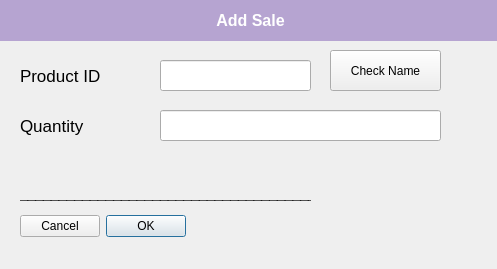
<?xml version="1.0" encoding="UTF-8"?>
<ui version="4.0">
 <class>CreateProduct</class>
 <widget class="QDialog" name="CreateProduct">
  <property name="geometry">
   <rect>
    <x>0</x>
    <y>0</y>
    <width>497</width>
    <height>269</height>
   </rect>
  </property>
  <property name="windowTitle">
   <string>Dialog</string>
  </property>
  <widget class="QDialogButtonBox" name="buttonBox">
   <property name="geometry">
    <rect>
     <x>20</x>
     <y>210</y>
     <width>471</width>
     <height>32</height>
    </rect>
   </property>
   <property name="layoutDirection">
    <enum>Qt::RightToLeft</enum>
   </property>
   <property name="orientation">
    <enum>Qt::Horizontal</enum>
   </property>
   <property name="standardButtons">
    <set>QDialogButtonBox::Cancel|QDialogButtonBox::Ok</set>
   </property>
   <property name="centerButtons">
    <bool>false</bool>
   </property>
  </widget>
  <widget class="QLineEdit" name="ProductID">
   <property name="geometry">
    <rect>
     <x>160</x>
     <y>60</y>
     <width>151</width>
     <height>31</height>
    </rect>
   </property>
  </widget>
  <widget class="QLabel" name="label">
   <property name="geometry">
    <rect>
     <x>20</x>
     <y>60</y>
     <width>141</width>
     <height>31</height>
    </rect>
   </property>
   <property name="font">
    <font>
     <family>MS Sans Serif</family>
     <pointsize>13</pointsize>
     <weight>50</weight>
     <bold>false</bold>
    </font>
   </property>
   <property name="layoutDirection">
    <enum>Qt::LeftToRight</enum>
   </property>
   <property name="styleSheet">
    <string notr="true"/>
   </property>
   <property name="text">
    <string>Product ID</string>
   </property>
   <property name="alignment">
    <set>Qt::AlignLeading|Qt::AlignLeft|Qt::AlignVCenter</set>
   </property>
   <property name="wordWrap">
    <bool>true</bool>
   </property>
  </widget>
  <widget class="QLineEdit" name="Quantity">
   <property name="geometry">
    <rect>
     <x>160</x>
     <y>110</y>
     <width>281</width>
     <height>31</height>
    </rect>
   </property>
  </widget>
  <widget class="QLabel" name="label_5">
   <property name="geometry">
    <rect>
     <x>20</x>
     <y>110</y>
     <width>141</width>
     <height>31</height>
    </rect>
   </property>
   <property name="font">
    <font>
     <family>MS Sans Serif</family>
     <pointsize>13</pointsize>
     <weight>50</weight>
     <bold>false</bold>
    </font>
   </property>
   <property name="layoutDirection">
    <enum>Qt::LeftToRight</enum>
   </property>
   <property name="styleSheet">
    <string notr="true"/>
   </property>
   <property name="text">
    <string>Quantity</string>
   </property>
   <property name="alignment">
    <set>Qt::AlignLeading|Qt::AlignLeft|Qt::AlignVCenter</set>
   </property>
   <property name="wordWrap">
    <bool>true</bool>
   </property>
  </widget>
  <widget class="QLabel" name="label_7">
   <property name="geometry">
    <rect>
     <x>0</x>
     <y>0</y>
     <width>501</width>
     <height>41</height>
    </rect>
   </property>
   <property name="font">
    <font>
     <family>MS Sans Serif</family>
     <pointsize>12</pointsize>
     <weight>75</weight>
     <bold>true</bold>
    </font>
   </property>
   <property name="layoutDirection">
    <enum>Qt::LeftToRight</enum>
   </property>
   <property name="styleSheet">
    <string notr="true">background-color: rgb(182, 164, 209);
color: rgb(255, 255, 255);</string>
   </property>
   <property name="text">
    <string>Add Sale</string>
   </property>
   <property name="alignment">
    <set>Qt::AlignCenter</set>
   </property>
   <property name="wordWrap">
    <bool>true</bool>
   </property>
  </widget>
  <widget class="QLabel" name="ProductNameText">
   <property name="geometry">
    <rect>
     <x>20</x>
     <y>170</y>
     <width>291</width>
     <height>31</height>
    </rect>
   </property>
   <property name="font">
    <font>
     <family>Courier</family>
     <pointsize>10</pointsize>
     <weight>50</weight>
     <bold>false</bold>
    </font>
   </property>
   <property name="layoutDirection">
    <enum>Qt::LeftToRight</enum>
   </property>
   <property name="styleSheet">
    <string notr="true"/>
   </property>
   <property name="text">
    <string/>
   </property>
   <property name="alignment">
    <set>Qt::AlignLeading|Qt::AlignLeft|Qt::AlignVCenter</set>
   </property>
   <property name="wordWrap">
    <bool>true</bool>
   </property>
  </widget>
  <widget class="QPushButton" name="CheckName">
   <property name="geometry">
    <rect>
     <x>330</x>
     <y>50</y>
     <width>111</width>
     <height>41</height>
    </rect>
   </property>
   <property name="text">
    <string>Check Name</string>
   </property>
  </widget>
  <widget class="QLabel" name="ProductNameText_2">
   <property name="geometry">
    <rect>
     <x>20</x>
     <y>180</y>
     <width>291</width>
     <height>31</height>
    </rect>
   </property>
   <property name="font">
    <font>
     <family>Courier</family>
     <pointsize>10</pointsize>
     <weight>50</weight>
     <bold>false</bold>
    </font>
   </property>
   <property name="layoutDirection">
    <enum>Qt::LeftToRight</enum>
   </property>
   <property name="styleSheet">
    <string notr="true"/>
   </property>
   <property name="text">
    <string>______________________________________________</string>
   </property>
   <property name="alignment">
    <set>Qt::AlignLeading|Qt::AlignLeft|Qt::AlignVCenter</set>
   </property>
   <property name="wordWrap">
    <bool>true</bool>
   </property>
  </widget>
 </widget>
 <resources/>
 <connections>
  <connection>
   <sender>buttonBox</sender>
   <signal>accepted()</signal>
   <receiver>CreateProduct</receiver>
   <slot>accept()</slot>
   <hints>
    <hint type="sourcelabel">
     <x>248</x>
     <y>254</y>
    </hint>
    <hint type="destinationlabel">
     <x>157</x>
     <y>274</y>
    </hint>
   </hints>
  </connection>
  <connection>
   <sender>buttonBox</sender>
   <signal>rejected()</signal>
   <receiver>CreateProduct</receiver>
   <slot>reject()</slot>
   <hints>
    <hint type="sourcelabel">
     <x>316</x>
     <y>260</y>
    </hint>
    <hint type="destinationlabel">
     <x>286</x>
     <y>274</y>
    </hint>
   </hints>
  </connection>
 </connections>
</ui>
